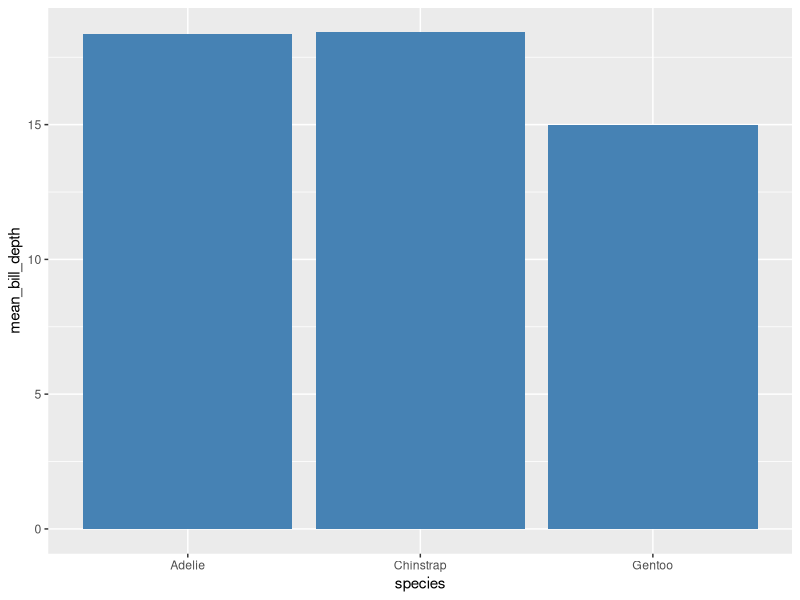
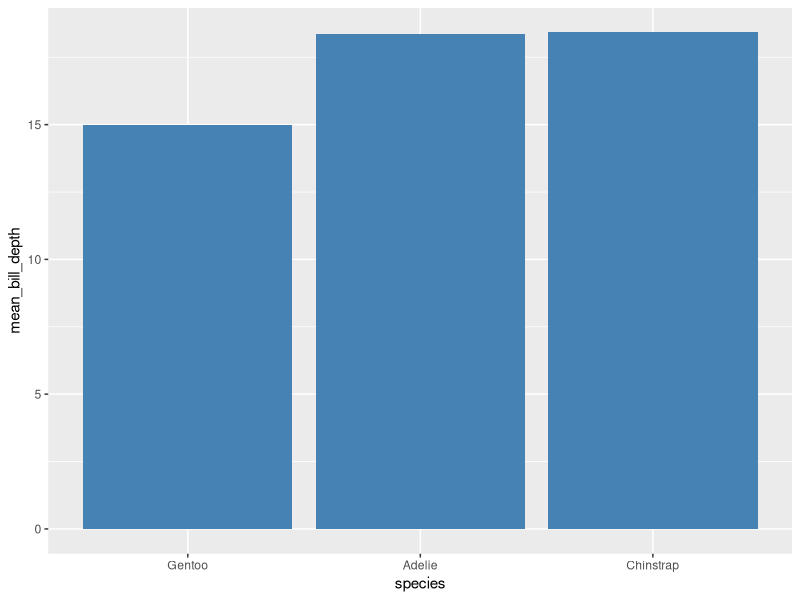

Generate these figures, in order, with R:
## ---- chunk 1
#| message: false
#| warning: false
library(tidyverse)
library(palmerpenguins)
## ---- chunk 2
penguins
## ---- chunk 3
arrange_penguins<- penguins|>
            drop_na(species, bill_depth_mm)|>
            group_by(species)|>
            summarise(mean_bill_depth = mean(bill_depth_mm))|>
            arrange(mean_bill_depth)

arrange_penguins
## ---- chunk 4
#| label: fig-penguin-bill-depth
#| fig-cap: "Bill Depth of penguins by species."

arrange_plot <- ggplot(arrange_penguins, aes(x = species, y = mean_bill_depth)) +
  geom_col(fill = "steelblue")
arrange_plot
## ---- chunk 5
relevel_penguins <- arrange_penguins |>
                mutate(species = fct_relevel(species, "Gentoo", "Adelie", "Chinstrap"))
## ---- chunk 6
#| label: fig-penguin-bill-depth-2
#| fig-cap: "Bill Depth of penguins by species releveled."
relevel_plot <- ggplot(relevel_penguins, aes(x = species, y = mean_bill_depth)) +
  geom_col(fill = "steelblue")
relevel_plot
